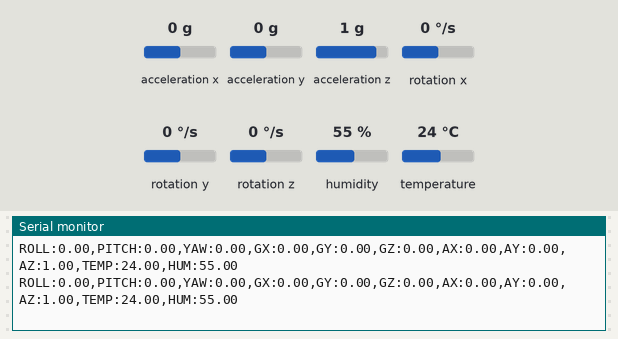
The sketch below on a simulated ESP32. Parts: the last lines printed to the serial monitor. Wiring (inferred from the names in the program): MPU-6050 motion sensor at I2C address 0x68. The test bench sets the inputs (shaded band); at power-on: acceleration y 0 g, acceleration z 1 g, rotation x 0 °/s, temperature 24 °C, rotation y 0 °/s, rotation z 0 °/s, acceleration x 0 g, humidity 55 %.

Above: at 19.9 s.
20.0 s: acceleration y set to -1.4 g
At 20.5 s:
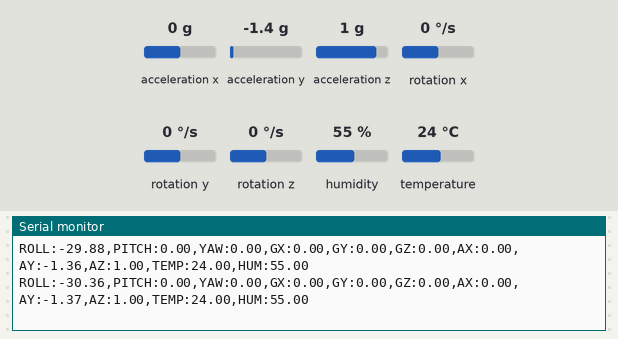
24.2 s: acceleration z set to -0.8 g
At 24.7 s:
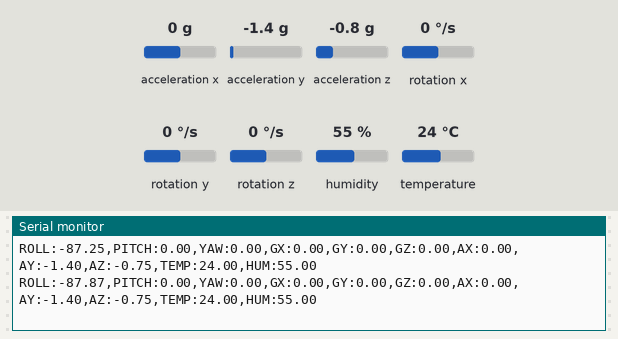
28.4 s: rotation x set to 12 °/s
At 29.1 s:
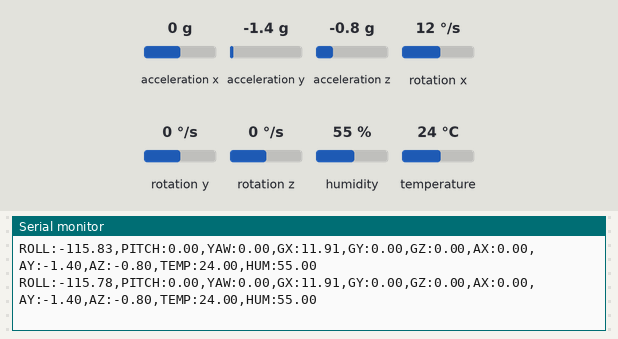
32.6 s: temperature set to 7 °C
At 33.1 s:
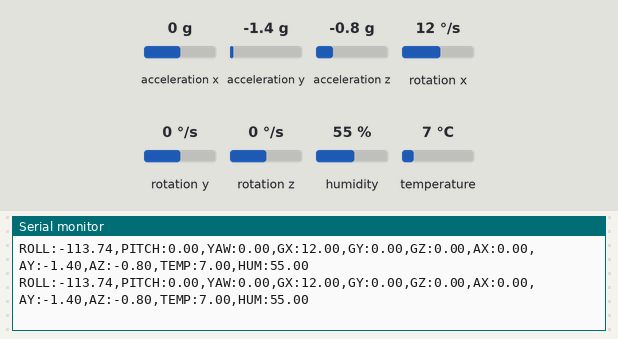
36.8 s: rotation y set to 192 °/s
At 37.4 s:
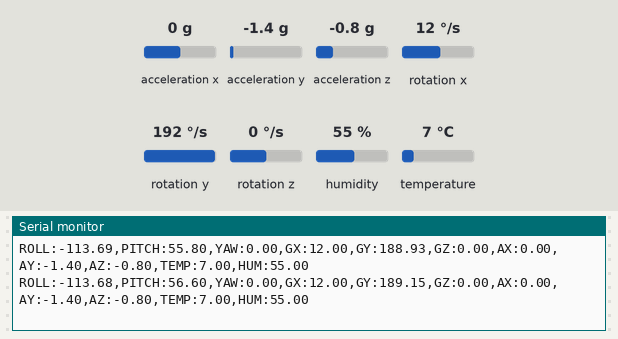
41.0 s: rotation z set to -192 °/s
At 41.8 s:
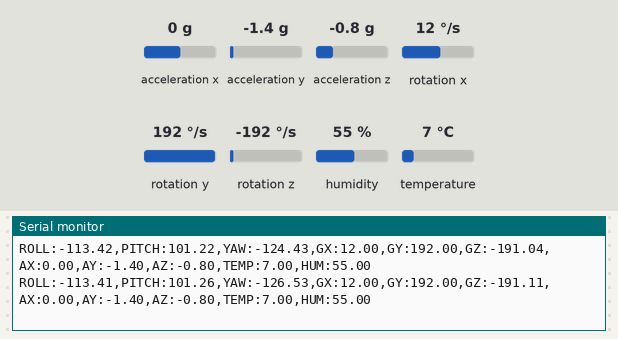
Timing chart, 0 to 44.0 s (numbered marks = the images above; inputs shaded):
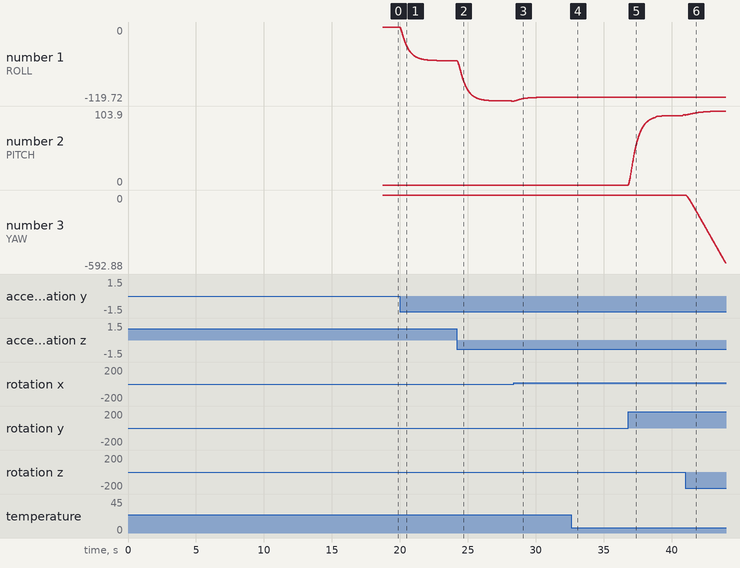

Measured:
- after the input at 20.0 s, the serial monitor: prints a new line at once (image 1)
- after the input at 32.6 s, the serial monitor: prints a new line after 0.19 s (image 4)
- after the input at 36.8 s, the serial monitor: prints a new line at once (image 5)
- plotted number 1: 0 → -54.45 after the input at 20.0 s, -113.75 → -113.8 after the input at 32.6 s, -113.8 → -113.6 after the input at 36.8 s
- plotted number 2: 0 → 98.24 after the input at 36.8 s

The sketch:

Code_MPU_and_AM2302_f.ino
```cpp
#include <Wire.h>
#include <DHT.h>

//==================================================
// DHT22
//==================================================

#define DHTPIN 19
#define DHTTYPE DHT22

DHT dht(DHTPIN, DHTTYPE);

//==================================================
// MPU6050
//==================================================

#define MPU6050_ADDR 0x68

// RAW DATA
int16_t AcX, AcY, AcZ;
int16_t GyX, GyY, GyZ;

// ACCEL
float ax, ay, az;

// GYRO
float gx, gy, gz;

// LOW PASS FILTER
float ax_f = 0;
float ay_f = 0;
float az_f = 0;

float gx_f = 0;
float gy_f = 0;
float gz_f = 0;

// OFFSETS
float gx_offset = 0;
float gy_offset = 0;
float gz_offset = 0;

// ORIENTATION
float roll = 0;
float pitch = 0;
float yaw = 0;

// FILTERS
float alpha = 0.98;
float lowPass = 0.93;
//============================================
// FILTERS  YAW

float accelLowPass = 0.92;
float gyroLowPass  = 0.85;

float yawAlpha = 0.96;

// YAW FILTERED
float yaw_filtered = 0;
//============================================
// TIME
unsigned long prevTime;
float dt;

//==================================================
// DHT VARIABLES
//==================================================

float humidity = 0;
float temperature = 0;

//==================================================
// SETUP
//==================================================

void setup() {

  Serial.begin(115200);

  //--------------------------------
  // I2C ESP32
  //--------------------------------

  Wire.begin(22, 21);

  Wire.setClock(400000);

  //--------------------------------
  // DHT22
  //--------------------------------

  dht.begin();

  //--------------------------------
  // MPU6050
  //--------------------------------

  setupMPU();

  delay(1000);

  calibrateGyro();

  prevTime = micros();

  Serial.println("SISTEMA INICIADO");
}

//==================================================
// LOOP
//==================================================

void loop() {

  //--------------------------------
  // TIEMPO
  //--------------------------------

  updateDeltaTime();

  //--------------------------------
  // IMU
  //--------------------------------

  readMPU();

  processIMU();

  //--------------------------------
  // DHT22
  //--------------------------------

  readDHT();

  //--------------------------------
  // MOSTRAR DATOS
  //--------------------------------

  printAllData();

  delay(5);
}

//==================================================
// TIEMPO
//==================================================

void updateDeltaTime() {

  unsigned long currentTime = micros();

  dt = (currentTime - prevTime) / 1000000.0;

  prevTime = currentTime;
}

//==================================================
// CONFIG MPU6050
//==================================================

void setupMPU() {

  // WAKE UP
  Wire.beginTransmission(MPU6050_ADDR);
  Wire.write(0x6B);
  Wire.write(0x00);
  Wire.endTransmission(true);

  // GYRO ±250 deg/s
  Wire.beginTransmission(MPU6050_ADDR);
  Wire.write(0x1B);
  Wire.write(0x00);
  Wire.endTransmission(true);

  // ACC ±2g
  Wire.beginTransmission(MPU6050_ADDR);
  Wire.write(0x1C);
  Wire.write(0x00);
  Wire.endTransmission(true);

  //--------------------------------
  // DLPF
  //--------------------------------

  Wire.beginTransmission(MPU6050_ADDR);
  Wire.write(0x1A);
  Wire.write(0x03);
  Wire.endTransmission(true);
}

//==================================================
// LEER MPU6050
//==================================================

void readMPU() {

  Wire.beginTransmission(MPU6050_ADDR);
  Wire.write(0x3B);
  Wire.endTransmission(false);

  Wire.requestFrom(MPU6050_ADDR, 14, true);

  AcX = Wire.read() << 8 | Wire.read();
  AcY = Wire.read() << 8 | Wire.read();
  AcZ = Wire.read() << 8 | Wire.read();

  Wire.read();
  Wire.read();

  GyX = Wire.read() << 8 | Wire.read();
  GyY = Wire.read() << 8 | Wire.read();
  GyZ = Wire.read() << 8 | Wire.read();
}

//==================================================
// PROCESAR IMU
//==================================================

void processIMU() {

  //--------------------------------
  // CONVERSION
  //--------------------------------

  ax = AcX / 16384.0;
  ay = AcY / 16384.0;
  az = AcZ / 16384.0;

  gx = (GyX - gx_offset) / 131.0;
  gy = (GyY - gy_offset) / 131.0;
  gz = (GyZ - gz_offset) / 131.0;

  //--------------------------------
  // LOW PASS FILTER
  //--------------------------------

  ax_f = lowPass * ax_f + (1 - lowPass) * ax;
  ay_f = lowPass * ay_f + (1 - lowPass) * ay;
  az_f = lowPass * az_f + (1 - lowPass) * az;

  gx_f = lowPass * gx_f + (1 - lowPass) * gx;
  gy_f = lowPass * gy_f + (1 - lowPass) * gy;
  gz_f = lowPass * gz_f + (1 - lowPass) * gz;

  //--------------------------------
  // ANGULOS ACC
  //--------------------------------

  float accelRoll =
      atan2(ay_f, az_f) * 180.0 / PI;

  float accelPitch =
      atan2(
        -ax_f,
        sqrt(ay_f * ay_f + az_f * az_f)
      ) * 180.0 / PI;

  //--------------------------------
  // GYRO INTEGRATION
  //--------------------------------

  roll += gx_f * dt;
  pitch += gy_f * dt;
  yaw += gz_f * dt;

  //--------------------------------
  // COMPLEMENTARY FILTER
  //--------------------------------

  roll =
      alpha * roll +
      (1 - alpha) * accelRoll;

  pitch =
      alpha * pitch +
      (1 - alpha) * accelPitch;
}

//==================================================
// CALIBRAR GYRO
//==================================================

void calibrateGyro() {

  long gx_sum = 0;
  long gy_sum = 0;
  long gz_sum = 0;

  const int samples = 5000;

  Serial.println("KEEP ROBOT STILL");
  delay(3000);

  //--------------------------------
  // DESCARTE INICIAL
  //--------------------------------

  for (int i = 0; i < 200; i++) {

    readRawGyro();
    delay(2);
  }

  //--------------------------------
  // CALIBRACION
  //--------------------------------

  Serial.println("CALIBRATING GYRO...");

  for (int i = 0; i < samples; i++) {

    readRawGyro();

    gx_sum += GyX;
    gy_sum += GyY;
    gz_sum += GyZ;

    delay(2);
  }

  //--------------------------------
  // OFFSETS
  //--------------------------------

  gx_offset = gx_sum / (float)samples;
  gy_offset = gy_sum / (float)samples;
  gz_offset = gz_sum / (float)samples;

  //--------------------------------
  // RESULTADOS
  //--------------------------------

  Serial.println("GYRO CALIBRATED");

  Serial.print("GX OFFSET: ");
  Serial.println(gx_offset);

  Serial.print("GY OFFSET: ");
  Serial.println(gy_offset);

  Serial.print("GZ OFFSET: ");
  Serial.println(gz_offset);
}
//==================================================
// AYUDA PARA RAW
//==================================================

void readRawGyro() {

  Wire.beginTransmission(MPU6050_ADDR);

  Wire.write(0x43);

  Wire.endTransmission(false);

  Wire.requestFrom(MPU6050_ADDR, 6, true);

  GyX = Wire.read() << 8 | Wire.read();
  GyY = Wire.read() << 8 | Wire.read();
  GyZ = Wire.read() << 8 | Wire.read();
}
//==================================================
// LEER DHT22
//==================================================

void readDHT() {

  humidity = dht.readHumidity();

  temperature = dht.readTemperature();
}

//==================================================
// MOSTRAR TODO
//==================================================

void printAllData() {

  //--------------------------------
  // ORIENTACION
  //--------------------------------

  Serial.print("ROLL:");
  Serial.print(roll);

  Serial.print(",");

  Serial.print("PITCH:");
  Serial.print(pitch);

  Serial.print(",");

  Serial.print("YAW:");
  Serial.print(yaw);

  Serial.print(",");

  //--------------------------------
  // GYRO
  //--------------------------------

  Serial.print("GX:");
  Serial.print(gx_f);

  Serial.print(",");

  Serial.print("GY:");
  Serial.print(gy_f);

  Serial.print(",");

  Serial.print("GZ:");
  Serial.print(gz_f);

  Serial.print(",");

  //--------------------------------
  // ACCEL
  //--------------------------------

  Serial.print("AX:");
  Serial.print(ax_f);

  Serial.print(",");

  Serial.print("AY:");
  Serial.print(ay_f);

  Serial.print(",");

  Serial.print("AZ:");
  Serial.print(az_f);

  Serial.print(",");

  //--------------------------------
  // TEMPERATURA
  //--------------------------------

  Serial.print("TEMP:");
  Serial.print(temperature);

  Serial.print(",");

  //--------------------------------
  // HUMEDAD
  //--------------------------------

  Serial.print("HUM:");
  Serial.println(humidity);
}
```
